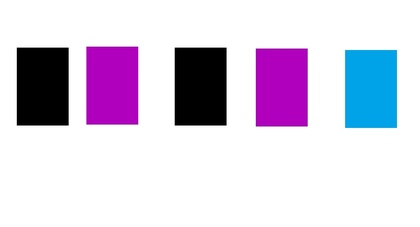
%> input picture MATLAB/Pics/pic_8.jpg, 420 x 227 px, shrunk from 875 x 472 before the run
$ octave test1.m   (GNU Octave 9; MATLAB toolbox functions it lacks are replaced by stand-ins)
%> lines starting %> are read from the running program, lines starting %| are printed output that depends on the picture; in (x1, y1, x2, y2) boxes, pixels count from 0 and x2, y2 are one past the last pixel; in counts of white or black regions, pixels touching at a corner belong together; the program's own positions count from 1; long printed decimals are rounded
clc;    % Clear the command window.
close all;  % Close all figures (except those of imtool.)
clear;  % Erase all existing variables. Or clearvars if you want.
workspace;  % Make sure the workspace panel is showing.
format long g;
format compact;
fontSize = 25;

% %===============================================================================
% % Get the name of the image the user wants to use.
% baseFileName = 'Pics/pic_8.jpg'; %pic_8.jpgpic_7_W
% folder = fileparts(which(baseFileName)); % Determine where demo folder is (works with all versions).
% fullFileName = fullfile(folder, baseFileName);
%
% % Check if file exists.
% if ~exist(fullFileName, 'file')
%   % The file doesn't exist -- didn't find it there in that folder.
%   % Check the entire search path (other folders) for the file by stripping off the folder.
%   fullFileNameOnSearchPath = baseFileName; % No path this time.
%   if ~exist(fullFileNameOnSearchPath, 'file')
%     % Still didn't find it.  Alert user.
%     errorMessage = sprintf('Error: %s does not exist in the search path folders.', fullFileName);
%     uiwait(warndlg(errorMessage));
%     return;
%   end
% end
%
% %===============================================================================

% Browse for the image file.
[baseFileName, folder] = uigetfile('*.jpg', 'Specify an image file');
%> the answer given: Pics/pic_8.jpg
fullImageFileName = fullfile(folder, baseFileName);
% Set current folder back to the original one.
%cd(originalFolder);
selectedImage = 'My own image'; % Need for the if threshold selection statement later.

% Check to see that the image exists.  (Mainly to check on the demo images.)
if ~exist(fullImageFileName, 'file')
	message = sprintf('This file does not exist:\n%s', fullImageFileName);
	uiwait(msgbox(message));
	return;
end

% Read in demo image.
rgbImage = imread(fullImageFileName); %fullFileName);
%> rgbImage is the input picture: size 227x420x3 uint8; mean R, G, B 215.7, 207.8, 226.4
[rows, columns, numberOfColorChannels] = size(rgbImage);
%> rows = 227; columns = 420; numberOfColorChannels = 3
disp(rows);
%|              227
disp(columns);
%|              420
% Compute HSV image.
hsvImage = rgb2hsv(rgbImage);
%> hsvImage: size 227x420x3 double; mean H, S, V 0.123, 0.126, 0.888
hImage1 = hsvImage(:, :, 1);
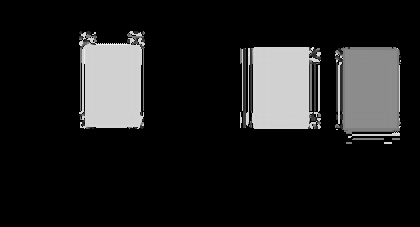
%> hImage1: size 227x420 double; min 0, max 0.958, mean 0.123
sImage1 = hsvImage(:, :, 2);
vImage1 = hsvImage(:, :, 3);
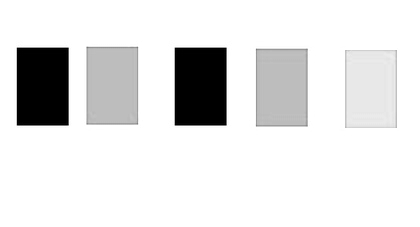
%> vImage1: size 227x420 double; min 0, max 1, mean 0.888

hueTL1 = 0.4; hueTH1 = 0.69; hueH1 = 1;
saturationTL1 = 0.2; saturationTH1 = 1;
valueTL1 = 0.01; valueTH1 = 1;

hueMaskred1 = (hImage1 > hueTL1) & (hImage1 <= hueTH1)|(hImage1 >= hueH1);
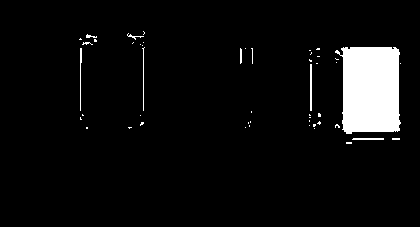
%> hueMaskred1: size 227x420 logical; 5.6% white; 49 white regions (41 under 20 px), largest, box (x1, y1, x2, y2) and area: (335, 47, 401, 134) 4800, (310, 64, 312, 111) 94, (80, 48, 82, 111) 78
saturationMaskred1 = (sImage1 >= saturationTL1) & (sImage1 <= saturationTH1);
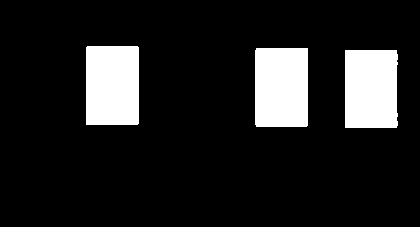
%> saturationMaskred1: size 227x420 logical; 13% white; 3 white regions, box (x1, y1, x2, y2) and area: (86, 46, 139, 125) 4184, (255, 48, 308, 127) 4182, (345, 50, 398, 128) 4074
valueMaskred1 = (vImage1 >= valueTL1) & (vImage1 <= valueTH1);
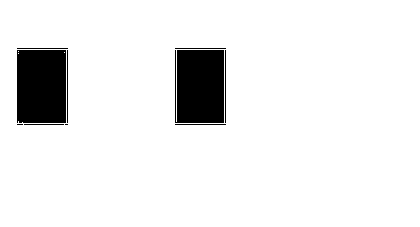
%> valueMaskred1: size 227x420 logical; 92.2% white; 10 black regions (2 under 20 px), largest, box (x1, y1, x2, y2) and area: (17, 50, 66, 123) 3571, (175, 50, 224, 123) 3505, (67, 50, 68, 123) 73
binaryImage = hueMaskred1 & saturationMaskred1 & valueMaskred1;
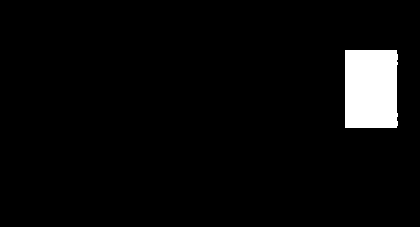
%> binaryImage: size 227x420 logical; 4.3% white; 1 white region, box (x1, y1, x2, y2) and area: (345, 50, 398, 128) 4074

%Take largest blobs only
binaryImage = bwareaopen(binaryImage, 1000); %smallest size of object

props = regionprops(binaryImage, 'Area');
%> props = 1 region; Area: 4074
allAreas = sort([props.Area], 'descend')
%> allAreas = 4074

props1 = regionprops(binaryImage, 'Centroid');
%> props1 = 1 region; Centroid: [371.6 89.5]
% allAreas1 = sort([props1.Centroid], 'descend')
centroids = cat(1,props1.Centroid);
%> centroids = [371.6 89.5]
disp("Centroid");
disp(centroids);
%|        371.617       89.502

num_objs = size(props,1);
%> num_objs = 1
disp("No of Objects");
disp(num_objs);
%|                1

if num_objs < 1
    message = sprintf('There is no blue object in the image \n%s', fullImageFileName);
	uiwait(msgbox(message));
	return;
end

arr_temp = [];
%arr_temp = zeros(1, num_objs);
for i=1:2
    for j=1:num_objs
        arr_temp = [arr_temp, centroids(j,i)];    %centroids(j,i)
    end
end
%> after the loop, arr_temp = [371.6 89.5]
disp("Array of centroids");
disp(arr_temp);
%|        371.617       89.502

if num_objs >1
    pos = reshape(arr_temp,[],2); % num_objs = []
else
    pos = arr_temp;
%> pos = [371.6 89.5]
end
disp("Matrix of centroids");
disp(pos); %pos is the array of all centroid of objects
%|        371.617       89.502

val_temp = [];
for i=1:num_objs
    val_temp = [val_temp, impixel(rgbImage,centroids(i,1),centroids(i,2))];
end
%> this loop made 1 pass
%> val_temp on pass 1: [0 163 232]
disp("Val array");
disp(val_temp);
%|                        0                     163                     232
%disp(val_temp (1,6));

value = [];
for i=1:3:(num_objs*3)
    txt_buf = string(val_temp(1,i)) + " " + string(val_temp(1,i+1)) + " " + string(val_temp(1,i+2));
    value = [value, txt_buf];
end
%> this loop made 1 pass

disp(size(value));
%|                        1                       9
disp(value);
%| 0 163 232
% [6 lines of commented-out code are left out]

RGB = insertText(rgbImage,pos,value,FontSize=50,AnchorPoint="CenterTop"); %FontSize=fontSize,
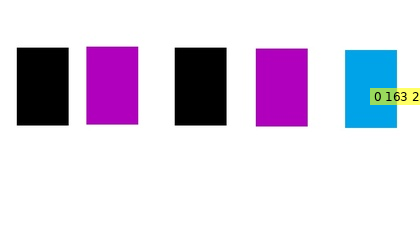
%> RGB: size 227x420x3 uint8; 0.89% of pixels changed, all inside (x1, y1, x2, y2) = (370, 88, 420, 105)
figure
imshow(RGB)
title("Enterolert Test Results")

$ run again, with MATLAB/Pics/5.jpg copied over MATLAB/Pics/pic_8.jpg
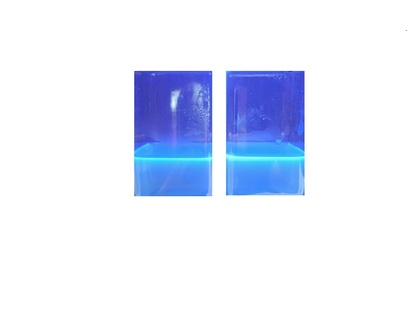
%> input picture MATLAB/Pics/5.jpg, 420 x 322 px, shrunk from 942 x 722 before the run
%> rgbImage is the input picture: size 322x420x3 uint8; mean R, G, B 229.3, 235.6, 250.7
%|              322
%|              420
%> hsvImage: size 322x420x3 double; mean H, S, V 0.111, 0.095, 0.983
%> `hueMaskred1 = (hImage1 > hueTL1) & (hImage1 <= hueTH1)|(hImage1 >= hue..`:
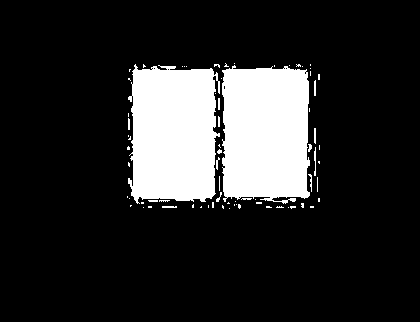
%> hueMaskred1: size 322x420 logical; 16.7% white; 73 white regions (60 under 20 px), largest, box (x1, y1, x2, y2) and area: (222, 65, 310, 204) 10983, (128, 64, 220, 204) 10905, (314, 147, 316, 176) 44
%> saturationMaskred1: size 322x420 logical; 14.5% white; 2 white regions, box (x1, y1, x2, y2) and area: (226, 71, 305, 196) 9823, (134, 71, 213, 197) 9771
%> valueMaskred1: size 322x420 logical; every value is 1
%> props = 2 regions; Area: 9823, 9771
%> allAreas = [9823 9771]
%> props1 = 2 regions; Centroid: [173.5 134.2], [265.9 133.7]
%> centroids = [173.5 134.2; 265.9 133.7]
%|        173.549       134.243
%|        265.877       133.698
%> num_objs = 2
%|                2
%> after the loop `for i=1:2`: arr_temp = [173.5 265.9 134.2 133.7]
%|  Columns 1 through 3:
%|        173.549       265.877       134.243
%|  Column 4:
%|        133.698
%> pos = [173.5 134.2; 265.9 133.7]
%|        173.549       134.243
%|        265.877       133.698
%> the loop `for i=1:num_objs` made 2 passes
%> val_temp on passes 1 to 2: [99 104 224], [99 104 224 81 114 243]
%|  Columns 1 through 3:
%|                       99                     104                     224
%|  Columns 4 through 6:
%|                       81                     114                     243
%> the loop `for i=1:3:(num_objs*3)` made 2 passes
%|                        1                      20
%| 99 104 22481 114 243
%> `RGB = insertText(rgbImage,pos,value,FontSize=50,AnchorPoint="CenterTop..`:
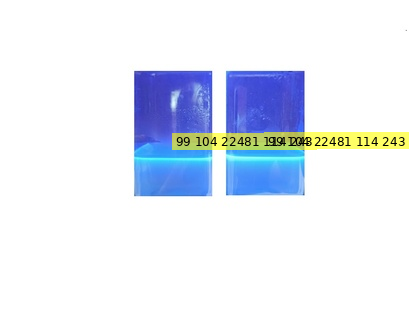
%> RGB: size 322x420x3 uint8; 3.02% of pixels changed, all inside (x1, y1, x2, y2) = (172, 132, 409, 150)

$ run again, with MATLAB/Pics/pic_7_W.jpg copied over MATLAB/Pics/pic_8.jpg
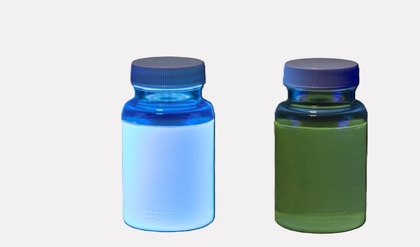
%> input picture MATLAB/Pics/pic_7_W.jpg, 420 x 247 px, shrunk from 1039 x 611 before the run
%> rgbImage is the input picture: size 247x420x3 uint8; mean R, G, B 198, 207.7, 213.7
%|              247
%|              420
%> hsvImage: size 247x420x3 double; mean H, S, V 0.762, 0.145, 0.858
%> hueMaskred1: size 247x420 logical; 20.1% white; 76 white regions (74 under 20 px), largest, box (x1, y1, x2, y2) and area: (117, 55, 222, 237) 15920, (273, 59, 369, 131) 4584
%> saturationMaskred1: size 247x420 logical; 27.9% white; 2 white regions, box (x1, y1, x2, y2) and area: (121, 59, 215, 232) 14789, (274, 64, 367, 233) 14130
%> valueMaskred1: size 247x420 logical; every value is 1
%> binaryImage: size 247x420 logical; 18% white; 2 white regions, box (x1, y1, x2, y2) and area: (121, 59, 215, 232) 14789, (275, 64, 367, 131) 3858
%> props = 2 regions; Area: 14789, 3858
%> allAreas = [14789 3858]
%> props1 = 2 regions; Centroid: [168.9 149.1], [322.3 95.6]
%> centroids = [168.9 149.1; 322.3 95.64]
%|        168.943       149.100
%|        322.251        95.637
%> num_objs = 2
%|                2
%> after the loop `for i=1:2`: arr_temp = [168.9 322.3 149.1 95.64]
%|  Columns 1 through 3:
%|        168.943       322.251       149.100
%|  Column 4:
%|         95.637
%> pos = [168.9 149.1; 322.3 95.64]
%|        168.943       149.100
%|        322.251        95.637
%> the loop `for i=1:num_objs` made 2 passes
%> val_temp on passes 1 to 2: [147 191 255], [147 191 255 58 80 59]
%|  Columns 1 through 3:
%|                      147                     191                     255
%|  Columns 4 through 6:
%|                       58                      80                      59
%> the loop `for i=1:3:(num_objs*3)` made 2 passes
%|                        1                      19
%| 147 191 25558 80 59
%> `RGB = insertText(rgbImage,pos,value,FontSize=50,AnchorPoint="CenterTop..`:
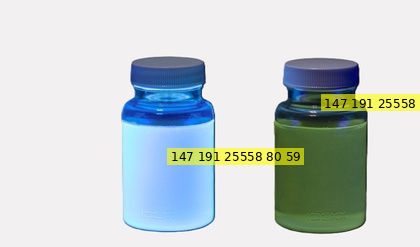
%> RGB: size 247x420x3 uint8; 3.87% of pixels changed, all inside (x1, y1, x2, y2) = (167, 94, 420, 165)
